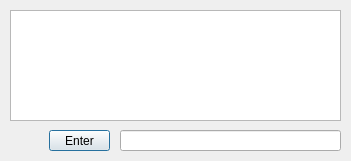
<?xml version="1.0" encoding="UTF-8"?>
<ui version="4.0">
 <class>Calc</class>
 <widget class="QMainWindow" name="Calc">
  <property name="geometry">
   <rect>
    <x>0</x>
    <y>0</y>
    <width>351</width>
    <height>161</height>
   </rect>
  </property>
  <property name="font">
   <font>
    <stylestrategy>PreferDefault</stylestrategy>
   </font>
  </property>
  <property name="windowTitle">
   <string>Calc</string>
  </property>
  <property name="animated">
   <bool>false</bool>
  </property>
  <widget class="QWidget" name="centralwidget">
   <widget class="QPushButton" name="EnterButton">
    <property name="geometry">
     <rect>
      <x>49</x>
      <y>130</y>
      <width>61</width>
      <height>21</height>
     </rect>
    </property>
    <property name="text">
     <string>Enter</string>
    </property>
    <property name="autoDefault">
     <bool>false</bool>
    </property>
    <property name="default">
     <bool>true</bool>
    </property>
    <property name="flat">
     <bool>false</bool>
    </property>
   </widget>
   <widget class="QTextEdit" name="InputEdit">
    <property name="geometry">
     <rect>
      <x>10</x>
      <y>10</y>
      <width>331</width>
      <height>111</height>
     </rect>
    </property>
    <property name="cursor" stdset="0">
     <cursorShape>IBeamCursor</cursorShape>
    </property>
    <property name="locale">
     <locale language="C" country="AnyCountry"/>
    </property>
    <property name="inputMethodHints">
     <set>Qt::ImhLatinOnly|Qt::ImhMultiLine|Qt::ImhNoAutoUppercase|Qt::ImhPreferLatin</set>
    </property>
    <property name="horizontalScrollBarPolicy">
     <enum>Qt::ScrollBarAlwaysOff</enum>
    </property>
    <property name="acceptRichText">
     <bool>false</bool>
    </property>
   </widget>
   <widget class="QLineEdit" name="Result">
    <property name="geometry">
     <rect>
      <x>120</x>
      <y>130</y>
      <width>221</width>
      <height>21</height>
     </rect>
    </property>
    <property name="locale">
     <locale language="C" country="AnyCountry"/>
    </property>
    <property name="inputMethodHints">
     <set>Qt::ImhFormattedNumbersOnly</set>
    </property>
    <property name="maxLength">
     <number>64</number>
    </property>
    <property name="frame">
     <bool>true</bool>
    </property>
    <property name="alignment">
     <set>Qt::AlignCenter</set>
    </property>
    <property name="readOnly">
     <bool>true</bool>
    </property>
   </widget>
  </widget>
 </widget>
 <resources/>
 <connections/>
</ui>
